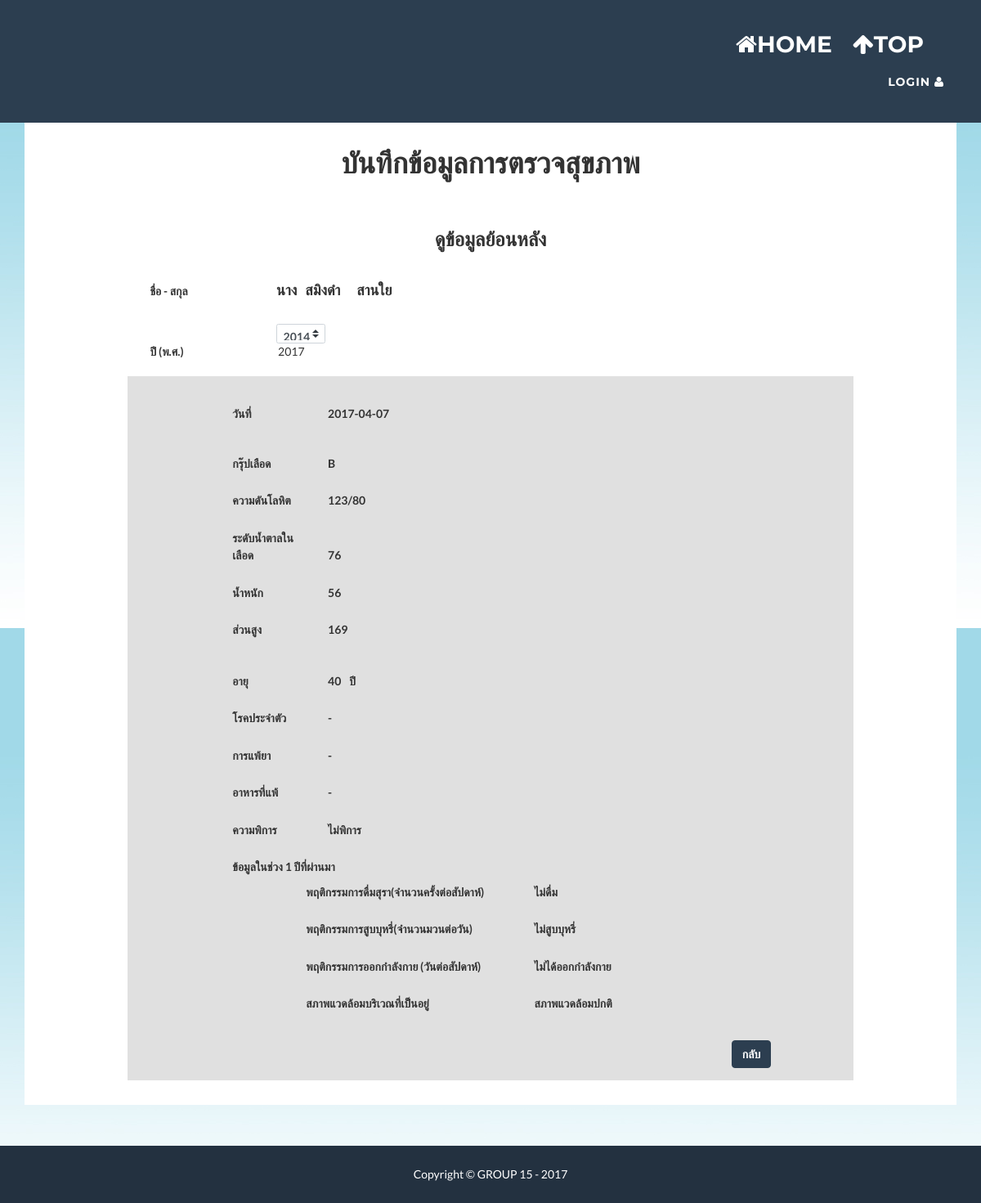
Screenshot of /adddata-old-case-view.php?id=3400123345510 with the database file from the repository.
### tables this page shows
CREATE TABLE `person` (
  `Citizen_ID` varchar(13) NOT NULL,
  `Title` varchar(7) NOT NULL,
  `Fname` varchar(50) NOT NULL,
  `Lname` varchar(50) NOT NULL,
  `Birth_date` date NOT NULL,
  `Tel` varchar(10) NOT NULL,
  `Education` int(5) NOT NULL,
  `Job` int(5) NOT NULL,
  `Salary` int(5) NOT NULL,
  `RWO` varchar(10) NOT NULL,
  `Hid` varchar(11) NOT NULL
);

CREATE TABLE `health_info` (
  `Hcid` varchar(13) NOT NULL,
  `Year` year(4) NOT NULL,
  `Date_of_Health` date NOT NULL,
  `Blood_group` char(2) NOT NULL,
  `BP_SYS` int(3) NOT NULL,
  `BP_DIA` int(3) NOT NULL,
  `FBS` int(3) NOT NULL,
  `Weight` double(5,0) NOT NULL,
  `Height` double(6,0) NOT NULL,
  `Chronic_Disease` varchar(150) NOT NULL,
  `Intolerance` varchar(150) NOT NULL,
  `Food_allergies` varchar(150) NOT NULL,
  `Disability` int(1) NOT NULL,
  `BOA` int(1) NOT NULL,
  `BOS` int(1) NOT NULL,
  `Exercise` int(1) NOT NULL,
  `Water_area` int(1) NOT NULL,
  `Near_factory` int(1) NOT NULL
);

### adddata-old-case-view.php (the view, shortened to what this page needs)
<?php include "head.php" ?>
<?php include "connection.php" ?>
<?php
    $id = $_GET['id'];
?>
<?php
                $sql = "SELECT Title,Fname,Lname,  Year(CURRENT_DATE)-Year(Birth_date) AS Age FROM person WHERE Citizen_ID = '$id'";
                $result = mysqli_query($con,$sql);
                while($row = mysqli_fetch_array($result)){
                    $title = $row["Title"];
                    $fname = $row["Fname"];
                    $lname = $row["Lname"];
                    $age = $row["Age"];
                }
            ?>
<div>
  <div class="container" style="background:white" >
    <div class="row">
      <div class="col-lg-12">
        <div style="width:100%" >
          <div align="center" style="padding-top:10px;padding-bottom:20px"><h1>บันทึกข้อมูลการตรวจสุขภาพ</h1></div>
          <div align="center" style="padding-top:10px;padding-bottom:20px"><h3>ดูข้อมูลย้อนหลัง</h3></div>
          <div class="form-check form-group row" style="margin-left:10%">
            <label class="col-2 col-form-label">ชื่อ - สกุล</label>
            <label class="form-check-label">
                  <h4><label style="padding-right:10px"><?php
                        echo $title;
                      ?>
                      </label><label style="padding-right:20px">
                      <?php
                        echo $fname;
                      ?>
                      </label><label>
                      <?php
                        echo $lname;
                      ?></label></h4>
                </label>
          </div>
          <div class="form-check form-group row" style="margin-left:10%">
          <label class="col-2 col-form-label">ปี (พ.ศ.)</label>
            <label class="form-check-label">
                <?php
                    echo "<select name = 'select' class='custom-select'>";
                    $sql = "SELECT year FROM health_info WHERE Hcid = '$id'";
                    $result = mysqli_query($con,$sql);
                    while($res = mysqli_fetch_array($result)){
                        echo "<option value='$res[year]'>$res[year]</option>";
                    $query = "SELECT * FROM health_info WHERE Hcid = '$id'";
                    $re = mysqli_query($con,$query);
                    while($row = mysqli_fetch_array($re)){
                            $id = $row["Hcid"];
                            $d = $row["Date_of_Health"];
                            $w = $row["Weight"];
                            $h = $row["Height"];
                            $bg = $row["Blood_group"];
                            $dis= $row["Disability"];
                            $into = $row["Intolerance"];
                            $food = $row["Food_allergies"];
                            $sys = $row["BP_SYS"];
                            $dia = $row["BP_DIA"];
                            $fbs = $row["FBS"];
                            $chr = $row["Chronic_Disease"];
                            $bos = $row["BOS"];
                            $boa = $row["BOA"];
                            $ex = $row["Exercise"];
                            $wa = $row["Water_area"];
                            $nf = $row["Near_factory"];
                        }
                    echo "</select>";
                }?>
            </label>
          </div>
        </div>
      </div>
    </div>
    <div class="container" style="background-color:#E0E0E0;width: 80%; margin-bottom:30px">
        <div class="form-check form-group row" style="margin-left:10%;margin-top: 30px">
                            <label class="col-2 col-form-label">วันที่</label>
                            <label class="form-check-label">
                                <label style="padding-right:10px"><?php
                                    echo $d;
                                ?>
                                </label>
                            </label>
                        </div>
            <div class="form-check form-group row" style="margin-left:10%;margin-top: 30px">
                        <label class="col-2 col-form-label">กรุ๊ปเลือด</label>
                        <label class="form-check-label">
                            <label style="padding-right:10px"><?php
                                echo $bg;
                            ?>
                            </label>
                        </label>
                    </div>
                    <div class="form-check form-group row" style="margin-left:10%">
                        <label class="col-2 col-form-label">ความดันโลหิต</label>
                        <label class="form-check-label">
                            <label style="padding-right:10px"><?php
                                echo $sys; echo "/"; echo $dia; ?>
                            </label>
                        </label>
                    </div>
                    <div class="form-check form-group row" style="margin-left:10%">
                        <label class="col-2 col-form-label">ระดับน้ำตาลในเลือด</label>
                        <label class="form-check-label"><?php
                            echo $fbs; ?>
                        </label>
                    </div>
                    <div class="form-check form-group row" style="margin-left:10%">
                        <label class="col-2 col-form-label">น้ำหนัก</label>
                        <label class="form-check-label"><?php
                            echo $w; ?>
                        </label>
                    </div>
                    <div class="form-check form-group row" style="margin-left:10%">
                        <label class="col-2 col-form-label">ส่วนสูง</label>
                        <label class="form-check-label"><?php
                            echo $h; ?>
                        </label>
                    </div>
                    <div class="form-group row" style="margin-left:10%;margin-right:10%">
                       <div class="col-10">
                       </div>
                       <div class="col-10">
                       </div>
                   </div>
                   <div class="form-check form-group row" style="margin-left:10%">
                    <label class="col-2 col-form-label">อายุ</label>
                    <label class="form-check-label">
                        <label style="padding-right:10px"><?php
                            echo $age; ?>
                        </label><label style="padding-right:20px">ปี</label>
                    </label>
                </div>
                <div class="form-check form-group row" style="margin-left:10%">
                        <label class="col-2 col-form-label">โรคประจำตัว</label>
                        <label class="form-check-label"><?php
                            echo $chr; ?>
                        </label>
                    </div>
                    <div class="form-check form-group row" style="margin-left:10%">
                        <label class="col-2 col-form-label">การแพ้ยา</label>
                        <label class="form-check-label"><?php
                            echo $into; ?>
                        </label>
                    </div>
                    <div class="form-check form-group row" style="margin-left:10%">
                        <label class="col-2 col-form-label">อาหารที่แพ้</label>
                        <label class="form-check-label"><?php
                            echo $food; ?>
                        </label>
                    </div><div class="form-check form-group row" style="margin-left:10%">
                        <label class="col-2 col-form-label">ความพิการ</label>
                        <label class="form-check-label"><?php
                        if($dis == 0){
                            echo "ไม่พิการ";
                        }else{
                            echo "พิการ";
                        }?>
                        </label>
                    </div>
                <div class="form-check form-group row" style="margin-left:10%">
                    <label class="col-8 col-form-label">ข้อมูลในช่วง 1 ปีที่ผ่านมา</label>
                    <div class="form-check form-group row" style="margin-left:10%">
                        <label class="col-5 col-form-label">พฤติกรรมการดื่มสุรา(จำนวนครั้งต่อสัปดาห์)</label>
                        <label class="form-check-label"><?php
                            if($boa == 0){
                                echo "ไม่ดื่ม";
                            }else if($boa == 1){
                                echo "1-2 ครั้ง / สัปดาห์";
                            }else if($boa == 2){
                                echo "3-5ครั้ง/สัปดาห์";
                            }elseif ($boa == 3) {
                                echo "6 ครั้งขึ้นไป/สัปดาห์";
                            }?>
                        </label>
                    </div>
                    <div class="form-check form-group row" style="margin-left:10%">
                        <label class="col-5 col-form-label">พฤติกรรมการสูบบุหรี่(จำนวนมวนต่อวัน)</label>
                        <label class="form-check-label">
                            <?php
                            if($bos == 0){
                                echo "ไม่สูบบุหรี่";
                            }else if($bos == 1){
                                echo "1-5 มวน / วัน";
                            }else if($bos == 2){
                                echo "6-10 มวน/วัน";
                            }elseif ($bos == 3) {
                                echo "11-19 มวน/วัน";
                            }elseif($bos == 4){
                                echo "1 ซองขึ้นไป/วัน";
                            }?>
                        </label>
                    </div>
                    <div class="form-check form-group row" style="margin-left:10%">
                        <label class="col-5 col-form-label">พฤติกรรมการออกกำลังกาย (วันต่อสัปดาห์)</label>
                        <label class="form-check-label">
                            <?php
                            if($ex == 0){
                                echo "ไม่ได้ออกกำลังกาย";
                            }else if($ex == 1){
                                echo "1-3 วัน/สัปดาห์";
                            }else if($ex == 2){
                                echo "มากกว่า 4 วัน/สัปดาห์";
                            }?>
                        </label>
                    </div>
                    <div class="form-check form-group row" style="margin-left:10%">
                            <label class="col-5 col-form-label">สภาพแวดล้อมบริเวณที่เป็นอยู่</label>
                            <label class="form-check-label"><?php
                                if($wa == 1){
                                    echo "มีแอ่งน้ำ หรือ พื้นที่น้ำขัง";
                                }if($nf == 1){
                                    echo "ใกล้โรงงาน";
                                }else{
                                    echo "สภาพแวดล้อมปกติ";
                                }?>
                            </label>
                        </div>
                    </div>
                    <div class="form-check form-group row" style="margin-left:10%;margin-right:10%" align="right">
                        <a href="index.php"><button type="button" class="btn btn-primary" onclick="Finish_Check()">กลับ</button></a>
                    </div>
                </div>
    </div>
  </div>
<?php include "foot.php" ?>

### rows the page displays
person: Title "นาง", Fname "สมิงดำ", Lname "สานใย"
health_info: $res[year] 2017 (drawn), Date_of_Health "2017-04-07", Blood_group "B", BP_SYS "123", BP_DIA "80", FBS "76", Weight "56", Height "169", Chronic_Disease "-", Intolerance "-", Food_allergies "-"

### other values shown
$age "40"
form field select "2014"
